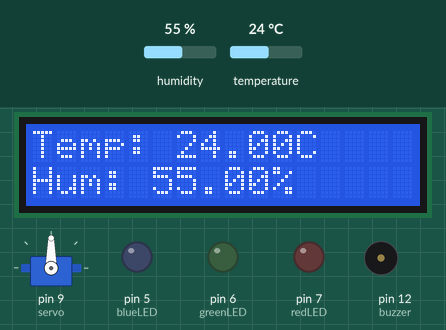
Bench run of a sketch on a simulated Arduino Uno, built with avr-gcc and run on an emulated ATmega328P. On the bench: 16×2 character LCD, servo, output pins drawn as LEDs (lit = HIGH), buzzer (waves = sounding). Inputs (shaded band) come from the test bench; at power-on: humidity 55 %, temperature 24 °C.

Above: at 1.2 s.
1.3 s: humidity set to 41 %
At 3.0 s:
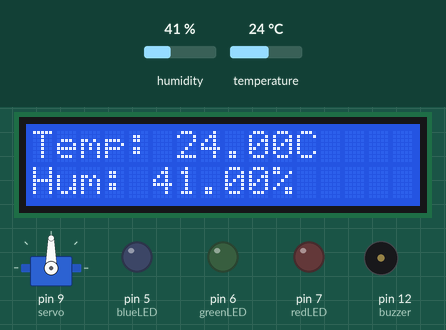
4.0 s: humidity set to 38 %
At 6.2 s:
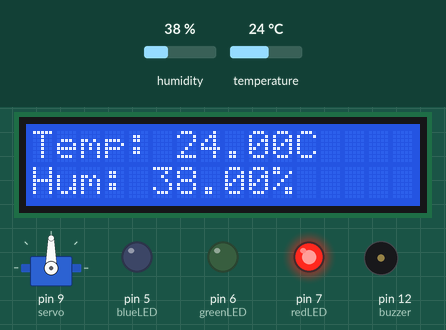
6.7 s: humidity set to 40 %
At 9.7 s:
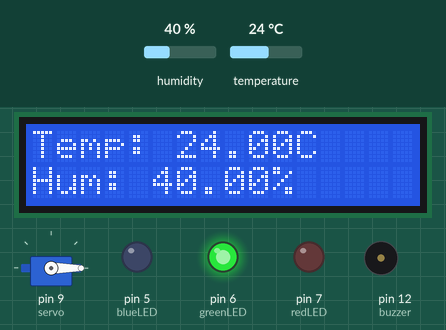
10.6 s: temperature set to 29.4 °C
At 13.4 s:
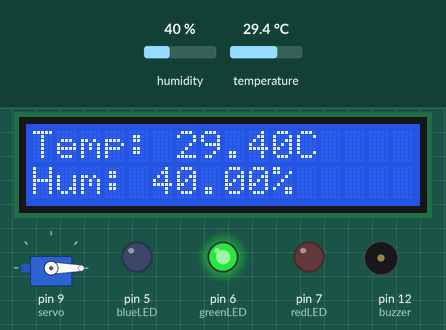
13.7 s: temperature set to 30.9 °C
At 14.9 s:
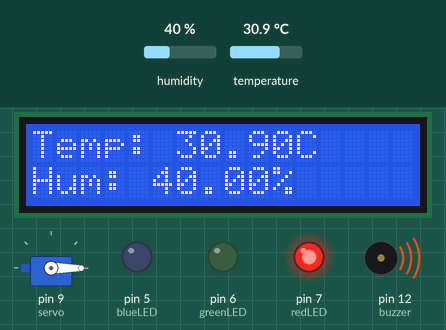
Timing chart, 0 to 16.8 s (numbered marks = the images above; inputs shaded):
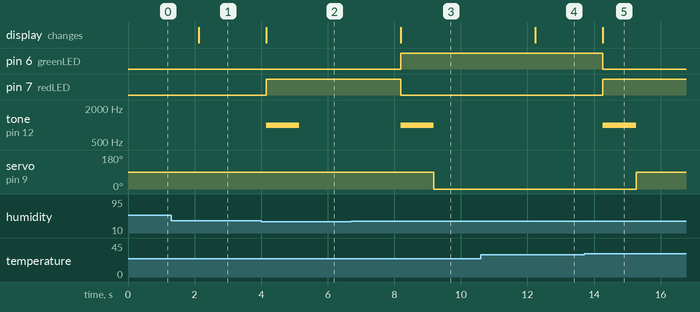

Measured:
- the behaviour switches between 40 and 39 % on humidity (found by bisection; images 1 and 2)
- the behaviour switches between 30 and 30.1 °C on temperature (found by bisection; images 4 and 5)
- after the input at 1.3 s, the display: changes after 0.82 s (image 1)
- after the input at 4.0 s, pin 7 (redLED): LOW → HIGH after 0.15 s; tone on pin 12 (buzzer): silent → 1000 Hz after 0.15 s, → silent 1.0 s later; the display: changes after 0.15 s (image 2)
- after the input at 6.7 s, pin 6 (greenLED): LOW → HIGH after 1.5 s; pin 7 (redLED): HIGH → LOW after 1.5 s; tone on pin 12 (buzzer): silent → 1000 Hz after 1.5 s, → silent 1.0 s later; servo on pin 9 (servo): 90° → 0° after 2.5 s; the display: changes after 1.5 s (image 3)
- after the input at 10.6 s, the display: changes after 1.6 s (image 4)
- after the input at 13.7 s, pin 6 (greenLED): HIGH → LOW after 0.56 s; pin 7 (redLED): LOW → HIGH after 0.56 s; tone on pin 12 (buzzer): silent → 1000 Hz after 0.56 s, → silent 1.0 s later; servo on pin 9 (servo): 0° → 90° after 1.6 s; the display: changes after 0.56 s (image 5)

The sketch:

DHT22.ino
```cpp
#include "DHT.h"  // 온습도 센서 라이브러리
#include <LiquidCrystal_I2C.h>  // LCD 디스플레이 라이브러리
#include <Servo.h> // 서보모터 라이브러리

#define DHTPIN 2  // DHT 센서 연결 핀
#define DHTTYPE DHT22  // DHT 센서 유형

DHT dht(DHTPIN, DHTTYPE);
LiquidCrystal_I2C lcd(0x27, 16, 2);  // LCD 디스플레이 객체 생성
Servo servo;  // 서보모터 객체 생성

const int redLED = 7;    // 빨간색 LED 핀
const int greenLED = 6;  // 초록색 LED 핀
const int blueLED = 5;   // 파란색 LED 핀
const int buzzer = 12;   // 부저 핀

bool windowOpen = false;  // 창문 상태를 추적하는 변수

void setup() {
  Serial.begin(9600);
  dht.begin();
  lcd.init();
  lcd.backlight();
  servo.attach(9);  // 서보모터 핀 설정
  pinMode(redLED, OUTPUT);
  pinMode(greenLED, OUTPUT);
  pinMode(blueLED, OUTPUT);
  pinMode(buzzer, OUTPUT);
}

void loop() {
  float temperature = dht.readTemperature();
  float humidity = dht.readHumidity();

  if (isnan(temperature) || isnan(humidity)) {
    Serial.println("DHT 센서 읽기 오류!");
    return;
  }

  // LCD 출력
  lcd.setCursor(0, 0);
  lcd.print("Temp: ");
  lcd.print(temperature);
  lcd.print("C");
  lcd.setCursor(0, 1);
  lcd.print("Hum: ");
  lcd.print(humidity);
  lcd.print("%");

  // 창문 상태 변경 확인
  if (temperature > 30 || humidity < 40) {
    if (!windowOpen) { // 창문이 닫힌 상태에서 열릴 때만
      digitalWrite(redLED, HIGH);
      digitalWrite(greenLED, LOW);
      tone(buzzer, 1000);  // 부저 울림
      delay(1000);  // 1초 동안 유지
      noTone(buzzer);
      servo.write(90);  // 창문 열기
      windowOpen = true; // 창문 상태를 열림으로 변경
    }
  } else {
    if (windowOpen) { // 창문이 열린 상태에서 닫힐 때만
      digitalWrite(redLED, LOW);
      digitalWrite(greenLED, HIGH);
      tone(buzzer, 1000);  // 부저 울림
      delay(1000);  // 1초 동안 유지
      noTone(buzzer);
      servo.write(0);  // 창문 닫기
      windowOpen = false; // 창문 상태를 닫힘으로 변경
    }
  }
}
```
